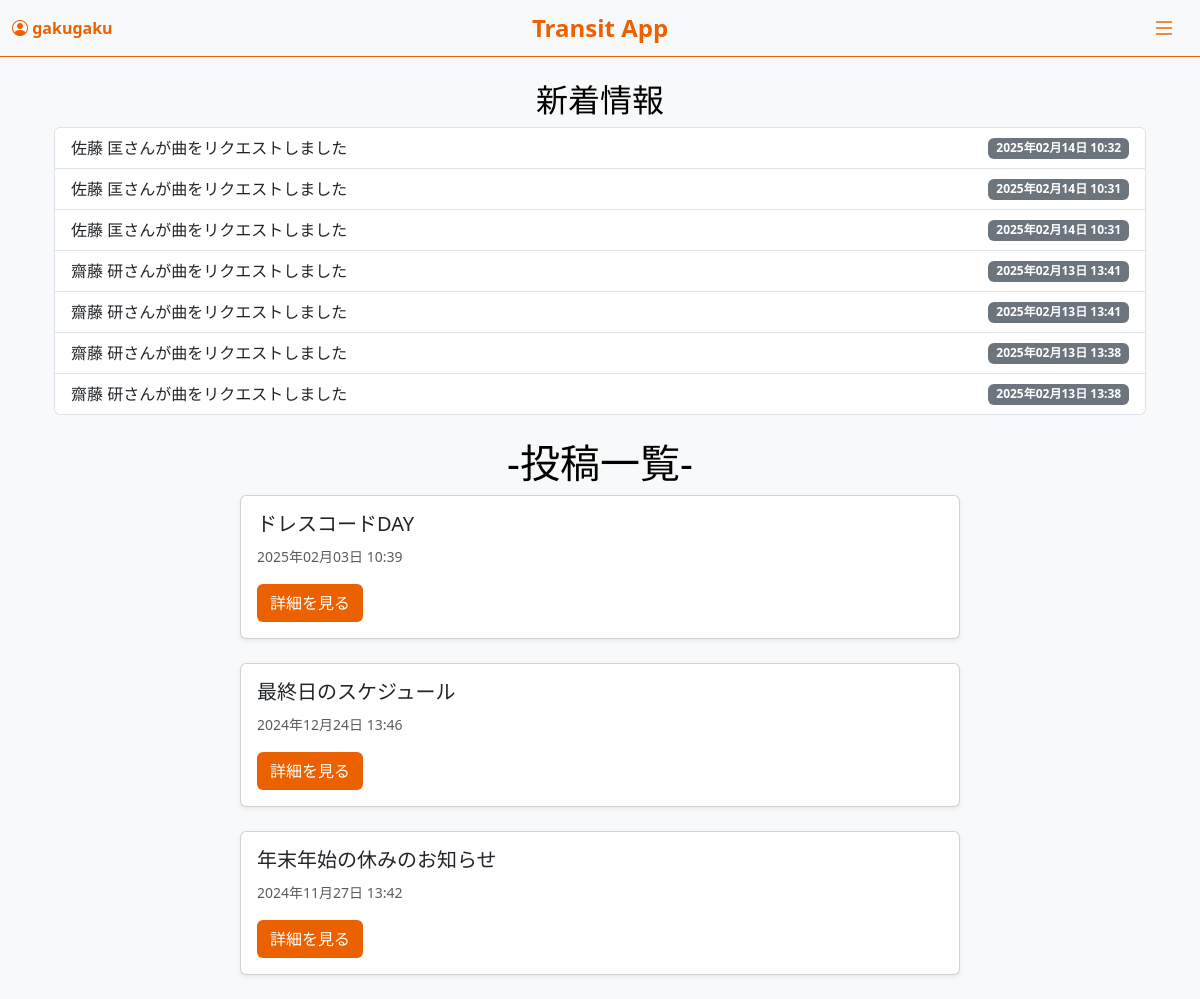
Screenshot of / (signed in) with the database file from the repository.
### accounts/models.py (models this page shows, shortened)
class SongRequest(models.Model):
    user = models.ForeignKey(settings.AUTH_USER_MODEL, on_delete=models.CASCADE)
    artist = models.CharField(max_length=100)
    song_name = models.CharField(max_length=100)
    request_date = models.DateTimeField(auto_now_add=True)
    likes = models.ManyToManyField(settings.AUTH_USER_MODEL, related_name='liked_requests', blank=True)

class Post(models.Model):
    title = models.CharField(max_length=200)
    slug = models.SlugField(unique=True, blank=True)
    content = models.TextField()
    attached_file = models.FileField(upload_to='attachments/', blank=True, null=True)
    created_at = models.DateTimeField(default=timezone.now)
    read_by = models.ManyToManyField(User, related_name='read_posts', blank=True)  # 既読ユーザーのフィールド
    likes = models.ManyToManyField(User, related_name='liked_posts', blank=True)
    new_comment = models.BooleanField(default=False)
    class Meta:
        verbose_name = "投稿"
        verbose_name_plural = "投稿一覧"

### accounts/views.py (the view, shortened to what this page needs)
# urls.py: path('', views.index, name='index'),
@login_required
def index(request):
    posts = Post.objects.all().order_by('-created_at')[:10]
    song_requests = SongRequest.objects.all()
    one_day_ago = now() - timedelta(days=1)
    new_movies = FavoriteMovies.objects.filter(created_at__gte=one_day_ago)
    new_requests = SongRequest.objects.filter(request_date__gte=one_day_ago)
    recent_favorite_movie_comments = FavoriteMoviesComment.objects.filter(
        created_at__gte=one_day_ago,
        favorite_movies__user=request.user  # 自分の投稿へのコメント
    ).exclude(user=request.user)  # 自分が投稿したコメントは除外
    recent_updates = []
    for requests in new_requests:
        recent_updates.append({
            "type": "song_request",
            "title": f"{requests.user.last_name} {requests.user.first_name}さんが曲をリクエストしました",
            "url": reverse("song_request_list"),
            "created_at": requests.request_date,
        })
    recent_updates.sort(key=lambda x: x["created_at"], reverse=True)
    return render(request, 'accounts/index.html', {
        'posts': posts,
        'recent_updates': recent_updates,
    })

### accounts/templates/accounts/index.html
{% extends 'accounts/base.html' %}
{% block content %}
    <div class="container mt-4">
        <h2 class="text-center">新着情報</h2>
        <div class="mb-4">
            {% if recent_updates %}
                <ul class="list-group">
                    {% for update in recent_updates %}
                        <li class="list-group-item d-flex justify-content-between align-items-center">
                            <a href="{{ update.url }}" class="text-dark" style="text-decoration: none;">
                                {{ update.title }}
                            </a>
                            <span class="badge bg-secondary">{{ update.created_at|date:"Y年m月d日 H:i" }}</span>
                        </li>
                    {% endfor %}
                </ul>
            {% else %}
                <p class="text-muted text-center">新着情報はありません。</p>
            {% endif %}
        </div>
        <h1 class="text-center">-投稿一覧-</h1>
        <div class="row justify-content-center">
            {% for post in posts %}
                <div class="col-md-8 mb-4">
                    <div class="card shadow-sm">
                        <div class="card-body">
                            <h5 class="card-title">{{ post.title }}</h5>
                            <p class="card-text"><small class="text-muted">{{ post.created_at|date:"Y年m月d日 H:i" }}</small></p>
                            <a href="{% url 'post_detail' post.slug %}" class="btn btn-eb6100">詳細を見る</a>
                        </div>
                    </div>
                </div>
            {% endfor %}
        </div>
    </div>
{% endblock %}

### accounts/templates/accounts/base.html (shortened to what this page needs)
<!DOCTYPE html>
<html lang="ja">
<head>
    <link href="https://cdn.jsdelivr.net/npm/bootstrap@5.3.0/dist/css/bootstrap.min.css" rel="stylesheet">
    <link href="https://cdn.jsdelivr.net/npm/bootstrap-icons/font/bootstrap-icons.css" rel="stylesheet">
</head>
<body>
    <nav class="navbar navbar-light">
        <div class="container-fluid">
            {% if user.is_authenticated %}
                <span class="navbar-text">
                    <i class="bi bi-person-circle"></i> <strong>{{ user.username }}</strong>
                </span>
            {% else %}
                <a href="{% url 'login' %}" class="navbar-text">ログイン</a>
            {% endif %}
            <div class="navbar-brand">Transit App</div>
            <button class="navbar-toggler" type="button" data-bs-toggle="offcanvas" data-bs-target="#offcanvasMenu" aria-controls="offcanvasMenu">
                <i class="bi bi-list"></i>
            </button>
        </div>
    </nav>
    <div class="container">
        {% block content %}
        {% endblock content %}
    </div>
</body>
</html>

### accounts/templates/accounts/base.html (style rules this page uses)
body { background-color: #f8f9fa; }
.navbar { background-color: transparent; border-bottom: 1px solid #eb6100; justify-content: center; }
.navbar-text { margin-right: auto; color: #EB6100; font-size: 16px; }
.navbar-brand { color: #EB6100; font-size: 24px; font-weight: bold; position: absolute; left: 50%; transform: translateX(-50%); }
.navbar-toggler { border: none; margin-left: auto; outline: none; box-shadow: none; }
.navbar-toggler i { font-size: 24px; color: #EB6100; }
.text-center { color: #000000; }
.btn { background-color: #EB6100; color: white; }

### rows the page displays
SongRequest: created_at "2025年02月14日 10:32"
SongRequest: created_at "2025年02月14日 10:31"
SongRequest: created_at "2025年02月14日 10:31"
SongRequest: created_at "2025年02月13日 13:41"
SongRequest: created_at "2025年02月13日 13:41"
SongRequest: created_at "2025年02月13日 13:38"
SongRequest: created_at "2025年02月13日 13:38"
Post: title "ドレスコードDAY", created_at "2025年02月03日 10:39"
Post: title "最終日のスケジュール", created_at "2024年12月24日 13:46"
Post: title "年末年始の休みのお知らせ", created_at "2024年11月27日 13:42"

### other values shown
{{ user.username }} "gakugaku"
{{ update.title }} "佐藤 匡さんが曲をリクエストしました" "佐藤 匡さんが曲をリクエストしました" "佐藤 匡さんが曲をリクエストしました" "齋藤 研さんが曲をリクエストしました" "齋藤 研さんが曲をリクエストしました" "齋藤 研さんが曲をリクエストしました" "齋藤 研さんが曲をリクエストしました"
